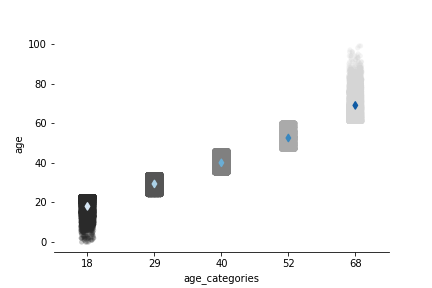
#> input picture redes-tcc/clusters.png, 432 x 288 px
$ python -i batch_generator.py   (imports and definitions only)   (older library calls are emulated)
#> lines starting #> are read from the running program, lines starting #| are printed output that depends on the picture
'''
Includes:
* A batch generator for SSD model training and inference which can perform online data agumentation
* An offline image processor that saves processed images and adjusted labels to disk

Copyright (C) 2017 Pierluigi Ferrari

This program is free software: you can redistribute it and/or modify
it under the terms of the GNU General Public License as published by
the Free Software Foundation, either version 3 of the License, or
(at your option) any later version.

This program is distributed in the hope that it will be useful,
but WITHOUT ANY WARRANTY; without even the implied warranty of
MERCHANTABILITY or FITNESS FOR A PARTICULAR PURPOSE.  See the
GNU General Public License for more details.

You should have received a copy of the GNU General Public License
along with this program.  If not, see <http://www.gnu.org/licenses/>.
'''

from __future__ import division
from collections import defaultdict
import warnings
import numpy as np
import cv2
import random
import sklearn.utils
from copy import deepcopy
from PIL import Image
import csv
import os
from tqdm import tqdm

try:
    import json
except ImportError:
    warnings.warn("'json' module is missing. The JSON-parser will be unavailable.")
try:
    from bs4 import BeautifulSoup
except ImportError:
    warnings.warn("'BeautifulSoup' module is missing. The XML-parser will be unavailable.")
try:
    import pickle
except ImportError:
    warnings.warn(
        "'pickle' module is missing. You won't be able to save parsed file lists and annotations as pickled files.")


# [106 lines left out: functions set_test_image, _translate, _flip, _scale, _brightness, not called in this run]


def histogram_eq(image):
    '''
    Perform histogram equalization on the input image.

    See https://en.wikipedia.org/wiki/Histogram_equalization.
    '''

    image1 = np.copy(image)

    image1 = cv2.cvtColor(image1, cv2.COLOR_RGB2HSV)
#> image1: shape (288, 432, 3); mean H, S, V 0.2, 0.2, 249.9

    image1[:, :, 2] = cv2.equalizeHist(image1[:, :, 2])
#> image1: shape (288, 432, 3); mean H, S, V 0.2, 0.2, 244.1

    image1 = cv2.cvtColor(image1, cv2.COLOR_HSV2RGB)
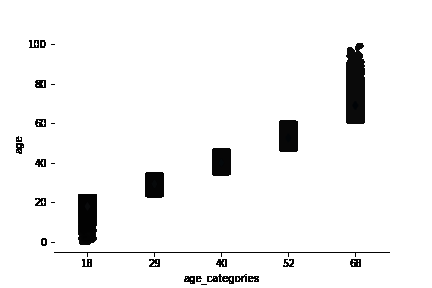
#> image1: shape (288, 432, 3); mean R, G, B 244, 244, 244.1

    return image1


class BatchGenerator:
    '''
    A generator to generate batches of samples and corresponding labels indefinitely.

    Can shuffle the dataset consistently after each complete pass.

    Currently provides three methods to parse annotation data: A general-purpose CSV parser,
    an XML parser for the Pascal VOC datasets, and a JSON parser for the MS COCO datasets.
    If the annotations of your dataset are in a format that is not supported by these parsers,
    you could just add another parser method and still use this generator.

    Can perform image transformations for data conversion and data augmentation,
    for details please refer to the documentation of the `generate()` method.
    '''

    # [1419 lines left out: functions __init__, parse_csv, parse_xml, parse_json, save_filenames_and_labels, generate and 3 more, not called in this run]

>>> import cv2
>>> picture = cv2.cvtColor(cv2.imread('../clusters.png'), cv2.COLOR_BGR2RGB)
>>> result = histogram_eq(picture)
